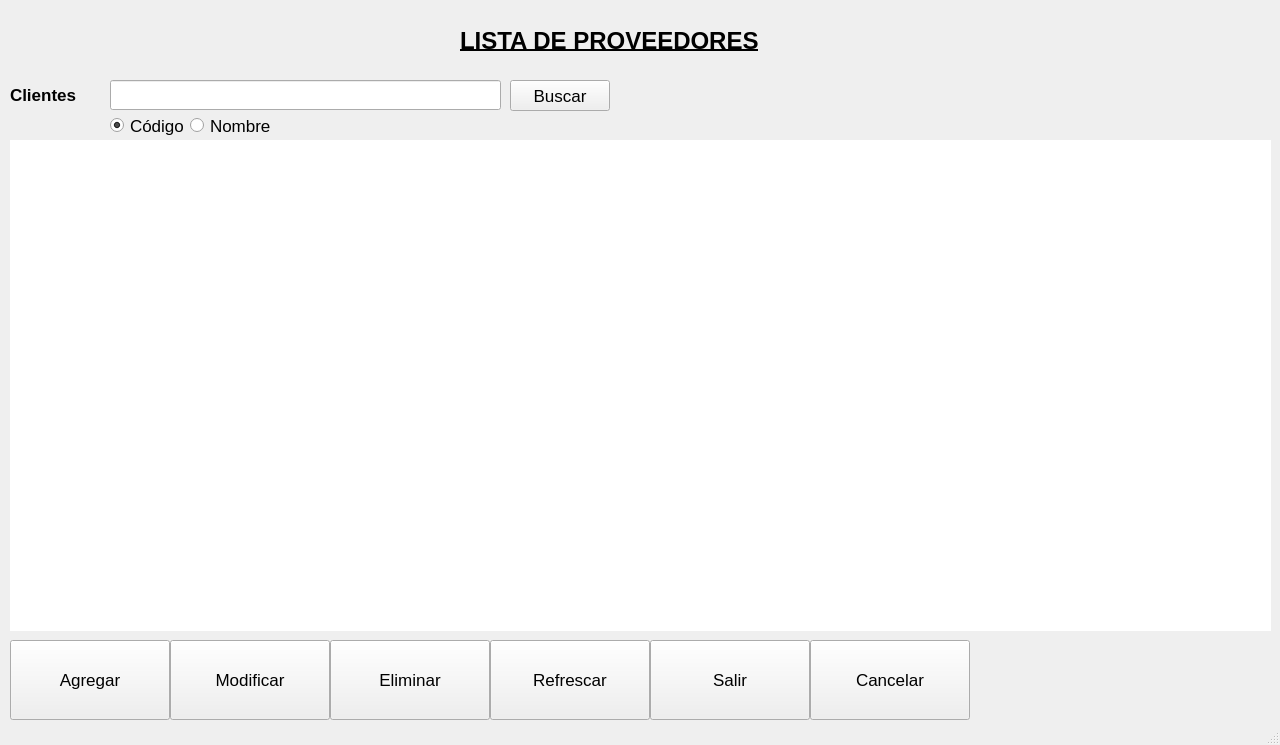
<?xml version="1.0" encoding="UTF-8"?>
<ui version="4.0">
 <class>MainWindow</class>
 <widget class="QMainWindow" name="MainWindow">
  <property name="geometry">
   <rect>
    <x>0</x>
    <y>0</y>
    <width>1280</width>
    <height>745</height>
   </rect>
  </property>
  <property name="windowTitle">
   <string>Listado de Proveedores</string>
  </property>
  <widget class="QWidget" name="centralwidget">
   <widget class="QRadioButton" name="filtroCodigo">
    <property name="geometry">
     <rect>
      <x>110</x>
      <y>110</y>
      <width>91</width>
      <height>31</height>
     </rect>
    </property>
    <property name="font">
     <font>
      <pointsize>13</pointsize>
     </font>
    </property>
    <property name="text">
     <string>Código</string>
    </property>
    <property name="checked">
     <bool>true</bool>
    </property>
   </widget>
   <widget class="QLineEdit" name="txtBuscar">
    <property name="geometry">
     <rect>
      <x>110</x>
      <y>80</y>
      <width>391</width>
      <height>30</height>
     </rect>
    </property>
   </widget>
   <widget class="QLabel" name="label">
    <property name="geometry">
     <rect>
      <x>460</x>
      <y>20</y>
      <width>301</width>
      <height>41</height>
     </rect>
    </property>
    <property name="font">
     <font>
      <pointsize>18</pointsize>
      <weight>75</weight>
      <italic>false</italic>
      <bold>true</bold>
      <underline>true</underline>
     </font>
    </property>
    <property name="text">
     <string>LISTA DE PROVEEDORES</string>
    </property>
   </widget>
   <widget class="QRadioButton" name="filtroDescripcion">
    <property name="geometry">
     <rect>
      <x>190</x>
      <y>110</y>
      <width>91</width>
      <height>31</height>
     </rect>
    </property>
    <property name="font">
     <font>
      <pointsize>13</pointsize>
     </font>
    </property>
    <property name="text">
     <string>Nombre</string>
    </property>
    <property name="checked">
     <bool>false</bool>
    </property>
   </widget>
   <widget class="QLabel" name="lblClientes">
    <property name="geometry">
     <rect>
      <x>10</x>
      <y>80</y>
      <width>91</width>
      <height>30</height>
     </rect>
    </property>
    <property name="font">
     <font>
      <pointsize>13</pointsize>
      <weight>75</weight>
      <bold>true</bold>
     </font>
    </property>
    <property name="text">
     <string>Clientes</string>
    </property>
   </widget>
   <widget class="QPushButton" name="btnEliminar">
    <property name="geometry">
     <rect>
      <x>330</x>
      <y>640</y>
      <width>160</width>
      <height>80</height>
     </rect>
    </property>
    <property name="font">
     <font>
      <pointsize>13</pointsize>
      <weight>50</weight>
      <bold>false</bold>
     </font>
    </property>
    <property name="text">
     <string>Eliminar</string>
    </property>
    <property name="icon">
     <iconset>
      <normaloff>../icon/garbage-1.png</normaloff>../icon/garbage-1.png</iconset>
    </property>
    <property name="iconSize">
     <size>
      <width>50</width>
      <height>50</height>
     </size>
    </property>
   </widget>
   <widget class="QPushButton" name="btnSalir">
    <property name="geometry">
     <rect>
      <x>650</x>
      <y>640</y>
      <width>160</width>
      <height>80</height>
     </rect>
    </property>
    <property name="font">
     <font>
      <pointsize>13</pointsize>
      <weight>50</weight>
      <bold>false</bold>
     </font>
    </property>
    <property name="text">
     <string>Salir</string>
    </property>
    <property name="icon">
     <iconset>
      <normaloff>../icon/exit-2.png</normaloff>../icon/exit-2.png</iconset>
    </property>
    <property name="iconSize">
     <size>
      <width>50</width>
      <height>50</height>
     </size>
    </property>
   </widget>
   <widget class="QPushButton" name="btnModificar">
    <property name="geometry">
     <rect>
      <x>170</x>
      <y>640</y>
      <width>160</width>
      <height>80</height>
     </rect>
    </property>
    <property name="font">
     <font>
      <pointsize>13</pointsize>
      <weight>50</weight>
      <bold>false</bold>
     </font>
    </property>
    <property name="text">
     <string>Modificar</string>
    </property>
    <property name="icon">
     <iconset>
      <normaloff>../icon/edit.png</normaloff>../icon/edit.png</iconset>
    </property>
    <property name="iconSize">
     <size>
      <width>50</width>
      <height>50</height>
     </size>
    </property>
   </widget>
   <widget class="QPushButton" name="btnRefrescar">
    <property name="geometry">
     <rect>
      <x>490</x>
      <y>640</y>
      <width>160</width>
      <height>80</height>
     </rect>
    </property>
    <property name="font">
     <font>
      <pointsize>13</pointsize>
      <weight>50</weight>
      <bold>false</bold>
     </font>
    </property>
    <property name="text">
     <string>Refrescar</string>
    </property>
    <property name="icon">
     <iconset>
      <normaloff>../icon/repeat.png</normaloff>../icon/repeat.png</iconset>
    </property>
    <property name="iconSize">
     <size>
      <width>50</width>
      <height>50</height>
     </size>
    </property>
   </widget>
   <widget class="QPushButton" name="btnCancelar">
    <property name="geometry">
     <rect>
      <x>810</x>
      <y>640</y>
      <width>160</width>
      <height>80</height>
     </rect>
    </property>
    <property name="font">
     <font>
      <pointsize>13</pointsize>
      <weight>50</weight>
      <bold>false</bold>
     </font>
    </property>
    <property name="text">
     <string>Cancelar</string>
    </property>
    <property name="icon">
     <iconset>
      <normaloff>../icon/error.png</normaloff>../icon/error.png</iconset>
    </property>
    <property name="iconSize">
     <size>
      <width>50</width>
      <height>50</height>
     </size>
    </property>
    <property name="autoDefault">
     <bool>false</bool>
    </property>
   </widget>
   <widget class="QPushButton" name="btnAgregar">
    <property name="geometry">
     <rect>
      <x>10</x>
      <y>640</y>
      <width>160</width>
      <height>80</height>
     </rect>
    </property>
    <property name="font">
     <font>
      <pointsize>13</pointsize>
      <weight>50</weight>
      <bold>false</bold>
     </font>
    </property>
    <property name="text">
     <string>Agregar</string>
    </property>
    <property name="icon">
     <iconset>
      <normaloff>../icon/add-3.png</normaloff>../icon/add-3.png</iconset>
    </property>
    <property name="iconSize">
     <size>
      <width>50</width>
      <height>50</height>
     </size>
    </property>
   </widget>
   <widget class="QPushButton" name="btnBuscar">
    <property name="geometry">
     <rect>
      <x>510</x>
      <y>80</y>
      <width>100</width>
      <height>31</height>
     </rect>
    </property>
    <property name="font">
     <font>
      <pointsize>13</pointsize>
      <weight>50</weight>
      <bold>false</bold>
     </font>
    </property>
    <property name="text">
     <string>Buscar</string>
    </property>
    <property name="icon">
     <iconset>
      <normaloff>../icon/binoculars.png</normaloff>../icon/binoculars.png</iconset>
    </property>
    <property name="shortcut">
     <string>Enter</string>
    </property>
   </widget>
   <widget class="QTableWidget" name="listaProveedores">
    <property name="geometry">
     <rect>
      <x>10</x>
      <y>140</y>
      <width>1261</width>
      <height>491</height>
     </rect>
    </property>
    <property name="minimumSize">
     <size>
      <width>570</width>
      <height>400</height>
     </size>
    </property>
    <property name="maximumSize">
     <size>
      <width>1280</width>
      <height>720</height>
     </size>
    </property>
    <property name="inputMethodHints">
     <set>Qt::ImhPreferUppercase|Qt::ImhUppercaseOnly</set>
    </property>
    <property name="frameShape">
     <enum>QFrame::NoFrame</enum>
    </property>
    <property name="frameShadow">
     <enum>QFrame::Plain</enum>
    </property>
    <property name="sizeAdjustPolicy">
     <enum>QAbstractScrollArea::AdjustToContents</enum>
    </property>
    <property name="editTriggers">
     <set>QAbstractItemView::NoEditTriggers</set>
    </property>
    <property name="tabKeyNavigation">
     <bool>false</bool>
    </property>
    <property name="showDropIndicator" stdset="0">
     <bool>true</bool>
    </property>
    <property name="dragEnabled">
     <bool>false</bool>
    </property>
    <property name="dragDropOverwriteMode">
     <bool>false</bool>
    </property>
    <property name="alternatingRowColors">
     <bool>true</bool>
    </property>
    <property name="selectionMode">
     <enum>QAbstractItemView::SingleSelection</enum>
    </property>
    <property name="selectionBehavior">
     <enum>QAbstractItemView::SelectRows</enum>
    </property>
    <property name="textElideMode">
     <enum>Qt::ElideLeft</enum>
    </property>
    <property name="verticalScrollMode">
     <enum>QAbstractItemView::ScrollPerPixel</enum>
    </property>
    <property name="horizontalScrollMode">
     <enum>QAbstractItemView::ScrollPerPixel</enum>
    </property>
    <property name="cornerButtonEnabled">
     <bool>true</bool>
    </property>
    <attribute name="horizontalHeaderHighlightSections">
     <bool>false</bool>
    </attribute>
    <attribute name="verticalHeaderVisible">
     <bool>false</bool>
    </attribute>
    <attribute name="verticalHeaderHighlightSections">
     <bool>false</bool>
    </attribute>
   </widget>
  </widget>
  <widget class="QStatusBar" name="statusbar"/>
 </widget>
 <resources/>
 <connections/>
</ui>
